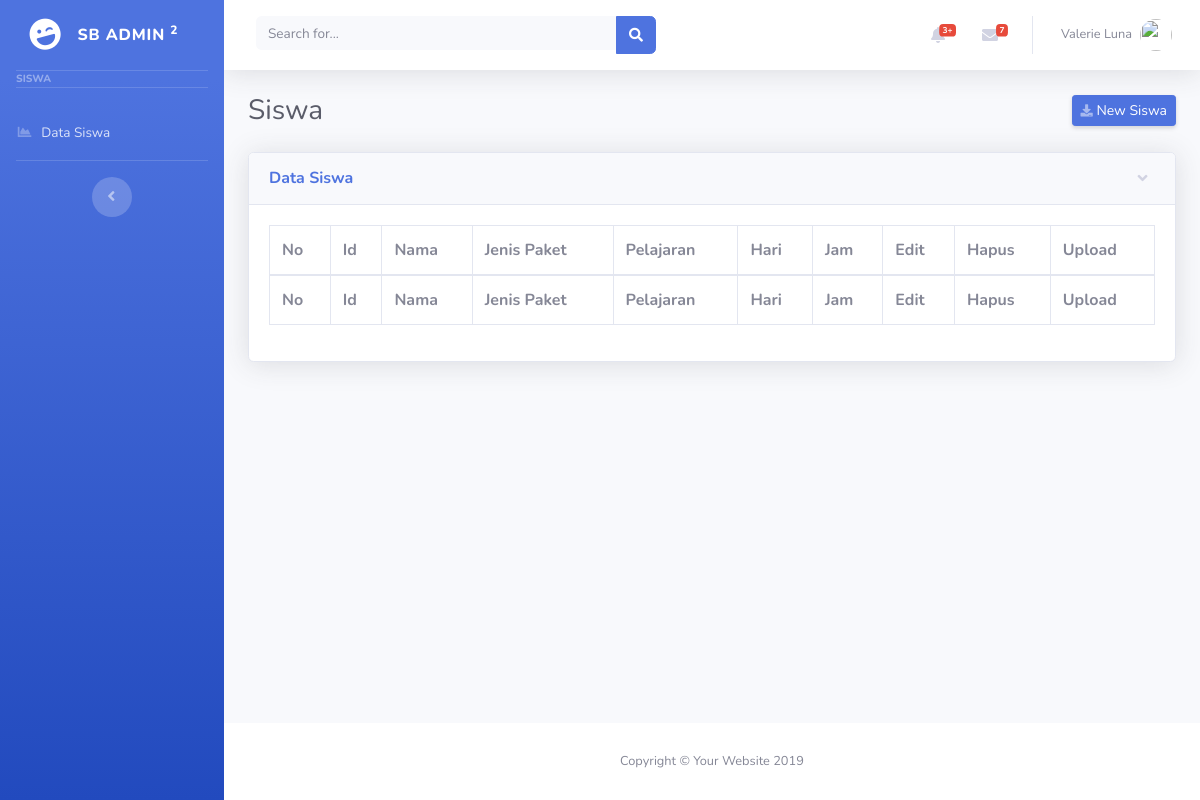
/siswa/siswa/index-siswa.php, run on an earlier commit of the app's database.
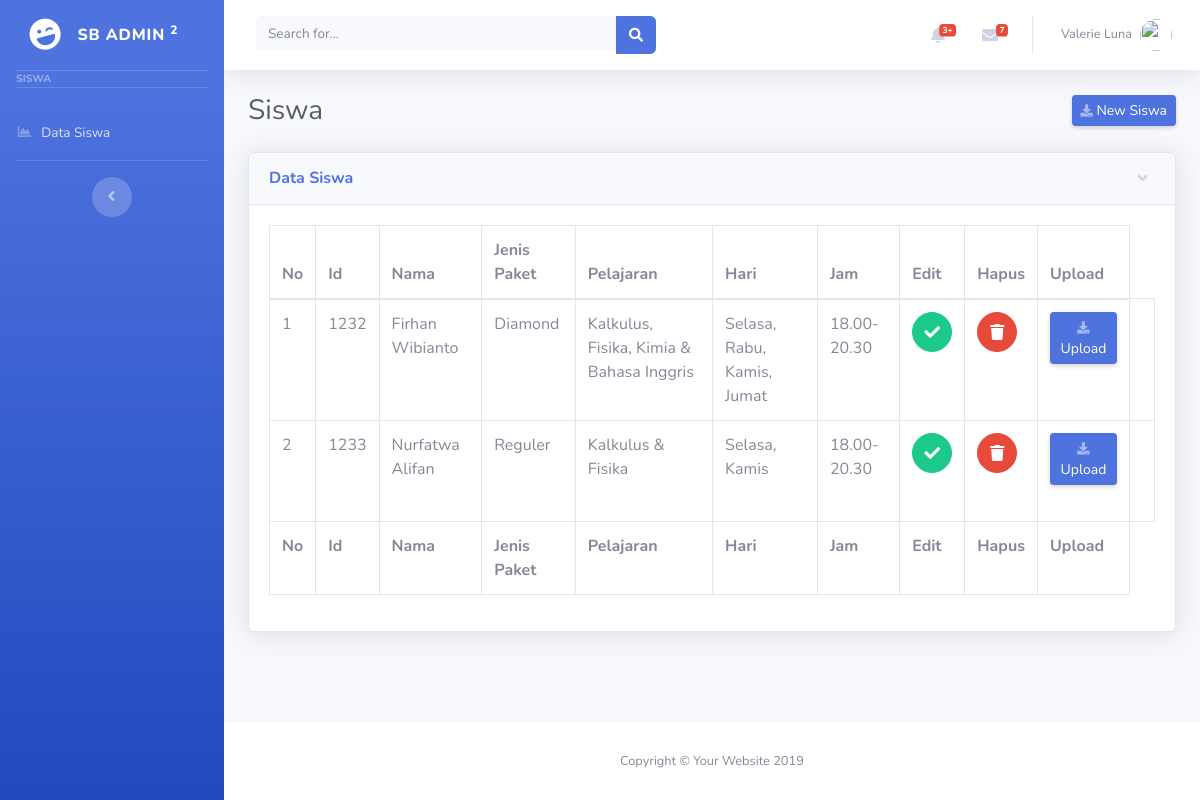
And on a later commit of the database.
### tables this page shows
CREATE TABLE `siswa` (
  `id_siswa` int(10) NOT NULL,
  `nis` int(5) NOT NULL,
  `nama_siswa` varchar(50) NOT NULL,
  `tempat_lahir_siswa` varchar(20) DEFAULT NULL,
  `tanggal_lahir_siswa` date DEFAULT NULL,
  `alamat_siswa` varchar(200) DEFAULT NULL,
  `telfon_siswa` bigint(20) DEFAULT NULL,
  `agama_siswa` varchar(10) DEFAULT NULL,
  `pilh_paket` varchar(20) NOT NULL,
  `mata_kuliah` varchar(255) NOT NULL,
  `jam_belajar` varchar(20) NOT NULL,
  `hari` text NOT NULL
);

### siswa/siswa/index-siswa.php (the view, shortened to what the changed rows need)
<!DOCTYPE html>
<html lang="en">
<?php
    require_once("config.php");
    $sql = "SELECT * FROM siswa";
    $query = mysqli_query($db, $sql);
?>
<head>
    <link href="vendor/fontawesome-free/css/all.min.css" rel="stylesheet" type="text/css">
    <link href="css/sb-admin-2.min.css" rel="stylesheet">
    <link href="vendor/datatables/dataTables.bootstrap4.min.css" rel="stylesheet">
</head>
<body id="page-top">
    <div id="wrapper">
        <div id="content-wrapper" class="d-flex flex-column">
            <div id="content">
                <div class="container-fluid">
                    <div class="d-sm-flex align-items-center justify-content-between mb-4">
                        <h1 class="h3 mb-0 text-gray-800">Siswa</h1>
                    </div>
                    <div class="row">
                        <div class="col-xl-12 ">
                            <div class="card shadow mb-4">
                                <div class="collapse show" id="collapseCardExample">
                                    <div class="card-body">
                                        <div class="table-responsive">
                                            <table class="table table-bordered" id="dataTable" width="100%" cellspacing="2">
                                                <thead>
                                                    <tr>
                                                        <th>No</th>
                                                        <th>Id</th>
                                                        <th>Nama</th>
                                                        <th>Jenis Paket</th>
                                                        <th>Pelajaran</th>
                                                        <th>Hari</th>
                                                        <th>Jam</th>
                                                        <th>Edit</th>
                                                        <th>Hapus</th>
                                                        <th>Upload</th>
                                                    </tr>
                                                    <tfoot>
                                                    <tr>
                                                        <th>No</th>
                                                        <th>Id</th>
                                                        <th>Nama</th>
                                                        <th>Jenis Paket</th>
                                                        <th>Pelajaran</th>
                                                        <th>Hari</th>
                                                        <th>Jam</th>
                                                        <th>Edit</th>
                                                        <th>Hapus</th>
                                                        <th>Upload</th>
                                                    </tr>
                                                </tfoot>
                                                </thead>
                                                <tbody>
                                                <?php $no=1;
                                                while ($data = mysqli_fetch_assoc($query) ) {?>
                                                    <tr>
                                                        <td><?php echo $no++ ?></td>
                                                        <td><?php echo $data['nis'] ?></td>
                                                        <td><?php echo $data['nama_siswa'] ?></td>
                                                        <td><?php echo $data['pilh_paket'] ?></td>
                                                        <td><?php echo $data['mata_kuliah'] ?></td>
                                                        <td><?php echo $data['hari'] ?></td>
                                                        <td><?php echo $data['jam_belajar'] ?></td>
                                                        <td>
                                                            <a href="#" class="btn btn-success btn-circle" data-toggle="modal" data-target="#edit<?php echo $data['id_siswa'] ?>">
                                                                <i class="fas fa-check"></i>
                                                            </a>
                                                        </td>
                                                        <td>
                                                            <a href="delete-siswa.php?id=<?php echo $data['id_siswa'];?>" class="btn btn-danger btn-circle" onClick="return confirm('Apakah Anda Yakin?')" >
                                                                <i class="fas fa-trash"></i>
                                                            </a>
                                                        </td>
                                                        <td>
                                                        <div class="d-sm-flex align-items-center justify-content-between mb-4">
                                                            <a href="#" class="d-none d-sm-inline-block btn btn-sm btn-primary shadow-sm" data-toggle="modal" data-target="#upload"><i class="fas fa-download fa-sm text-white-50"></i> Upload </a>
                                                        </div>
                                                        <td>
                                                    </tr>
                                                <?php } ?>
                                                </tbody>
                                            </table>
                                        </div>
                                    </div>
                                </div>
                            </div>
                        </div>
                    </div>
                </div>
            </div>
        </div>
    </div>
</body>
</html>

What changed in the data, as far as the page shows it:
added siswa: nis "1232", nama_siswa "Firhan Wibianto", pilh_paket "Diamond", mata_kuliah "Kalkulus, Fisika, Kimia & Bahasa Inggris", hari "Selasa, Rabu, Kamis, Jumat", jam_belajar "18.00-20.30"
added siswa: nis "1233", nama_siswa "Nurfatwa Alifan", pilh_paket "Reguler", mata_kuliah "Kalkulus & Fisika", hari "Selasa, Kamis", jam_belajar "18.00-20.30"
